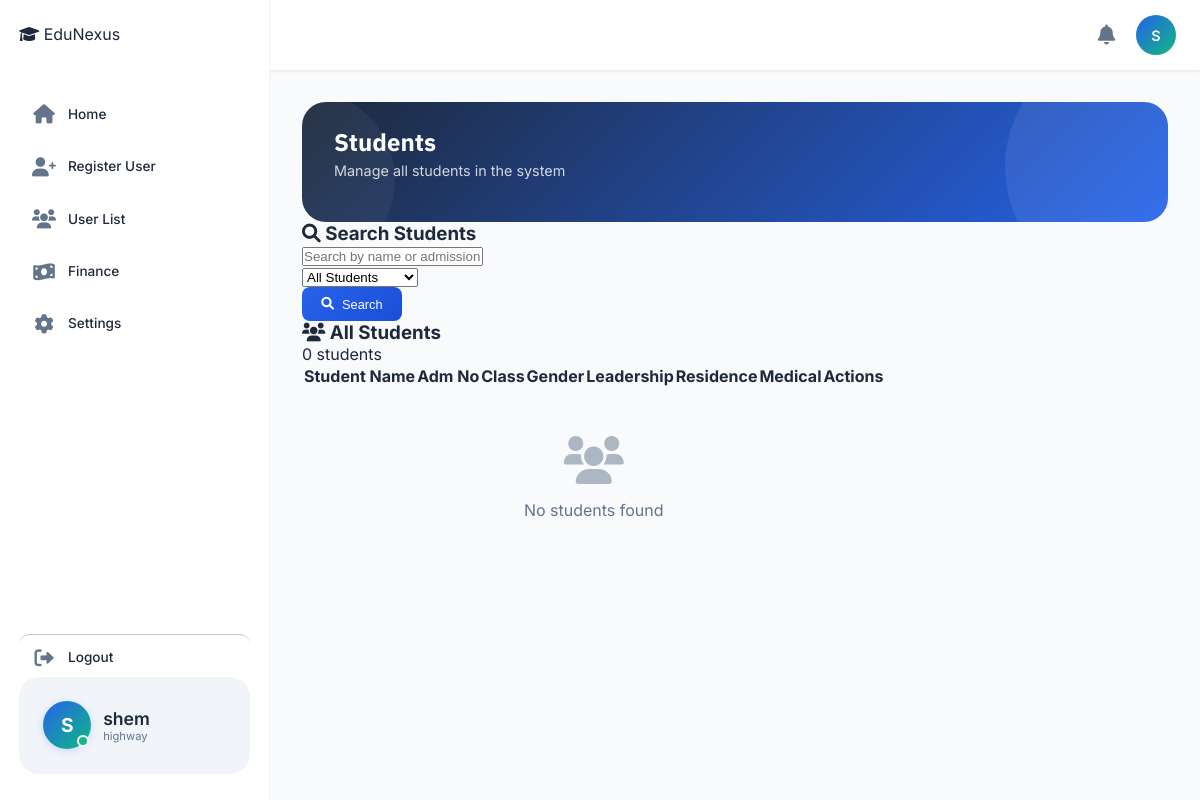
Screenshot of /all/ (signed in) with the database file from the repository.
### accounts/models.py (models this page shows, shortened)
class User(AbstractUser):
    ROLE_CHOICES = (
        ('SUPER_ADMIN', 'super_Admin'),
        ('ADMIN', 'admin'),
        ('HEAD_TEACHER', 'Head Teacher'),
        ('BURSAR','Bursar'),
        ('SECRETARY', 'Secretary'),
        ('TEACHER', 'teacher'),
        ('STUDENT', 'student'),
        ('PARENT', 'parent')
    )
    objects = UserManager()
    login_id = models.CharField(max_length=100, unique=True, null=True, blank=True)
    admin_id = models.CharField(max_length=20, blank=True, null=True)
    role = models.CharField(max_length=20, choices=ROLE_CHOICES, default='STUDENT')
    is_approved = models.BooleanField(default=False)
    school = models.ForeignKey('School', on_delete=models.SET_NULL, null=True, blank=True, related_name='users')
    phone_number = models.CharField(max_length=15, unique=True, null=True, blank=True)
    id_number = models.CharField(max_length=20, blank=True, null=True)
    admission_number = models.CharField(max_length=20, blank=True, null=True)
    tsc_number = models.CharField(max_length=20, blank=True, null=True)
    is_first_login = models.BooleanField(default=True)

class School(models.Model):
    name = models.CharField(max_length=200)
    code = models.CharField(max_length=20, unique=True)
    email = models.EmailField()
    phone = models.CharField(max_length=15)
    address = models.TextField(blank=True, null=True)
    logo = models.ImageField(upload_to='school_logos/', blank=True, null=True)
    is_active = models.BooleanField(default=True)
    created_at = models.DateTimeField(auto_now_add=True)
    created_by = models.ForeignKey('User', on_delete=models.SET_NULL, null=True, blank=True, related_name='created_schools')
    class Meta:
        ordering = ['name']

### students/views.py (the view, shortened to what this page needs)
# urls.py: path('all/', views.student_list_view, name='student_list'),
@login_required
def student_list_view(request):
    user = request.user
    search_query = request.GET.get('search', '')
    leadership_filter = request.GET.get('has_leadership', '')
    if user.role == 'SUPER_ADMIN':
        students = Students.objects.all().select_related('current_class', 'parents')
    elif user.role == 'ADMIN':
        students = Students.objects.filter(school=user.school).select_related('current_class', 'parents')
    elif user.role == 'PARENT':
        students = Students.objects.filter(parents=user).select_related('current_class')
    elif user.role == 'STUDENT':
        messages.info(request, "You can only view your own profile.")
        if hasattr(user, 'student_record_records'):
            return redirect('students_detail', pk=user.student_record_records.id)
        else:
            students = Students.objects.none()
    else:
        students = Students.objects.none()
    if search_query:
        students = students.filter(
            models.Q(first_name__icontains=search_query) |
            models.Q(last_name__icontains=search_query) |
            models.Q(registration_number__icontains=search_query)
        )
    if leadership_filter == 'true':
        students = students.filter(has_leadership=True)
    elif leadership_filter == 'false':
        students = students.filter(has_leadership=False)
    return render(request, 'students/student_list.html', {
        'students': students,
        'search_query': search_query,
        'leadership_filter': leadership_filter,
    })

### finance/models.py (called while the page is built, shortened)
    def can_access_system(self):
        if self.status == 'ACTIVE':
            return True

### students/templates/students/student_list.html (shortened to what this page needs)
{% extends 'base.html' %}
{% load static %}
{% block content %}
<div class="dashboard-header">
    <h1>Students</h1>
    <p>Manage all students in the system</p>
</div>
<div class="modern-card">
    <div class="card-header-modern">
        <h3><i class="fas fa-search"></i> Search Students</h3>
    </div>
    <form method="GET" class="search-form">
        <div class="filter-row">
            <div class="form-group" style="flex: 2;">
                <input type="text" name="search" class="form-control-modern"
                       placeholder="Search by name or admission number..."
                       value="{{ search_query }}">
            </div>
            <div class="form-group" style="flex: 1;">
                <select name="has_leadership" class="form-control-modern">
                    <option value="">All Students</option>
                </select>
            </div>
            <div class="form-group">
                <button type="submit" class="btn-primary">
                    <i class="fas fa-search"></i> Search
                </button>
            </div>
        </div>
    </form>
</div>
<div class="modern-card">
    <div class="card-header-modern">
        <h3><i class="fas fa-users"></i> All Students</h3>
        <span class="student-count">{{ students|length }} student{{ students|length|pluralize }}</span>
    </div>
    <div class="table-responsive">
        <table class="data-table-modern">
            <thead>
                <tr>
                    <th>Student Name</th>
                    <th>Adm No</th>
                    <th>Class</th>
                    <th>Gender</th>
                    <th>Leadership</th>
                    <th>Residence</th>
                    <th>Medical</th>
                    <th>Actions</th>
                </tr>
            </thead>
            <tbody>
                {% for student in students %}
                <tr>
                    <td>
                        <a href="{% url 'students_detail' student.id %}" class="student-link">
                            {{ student.first_name }} {{ student.last_name }}
                        </a>
                    </td>
                    <td>{{ student.registration_number }}</td>
                    <td>{{ student.current_class|default:"Not Assigned" }}</td>
                    <td>
                        {% if student.gender == 'MALE' %}
                            <span class="gender-male"><i class="fas fa-mars"></i> Male</span>
                        {% elif student.gender == 'FEMALE' %}
                            <span class="gender-female"><i class="fas fa-venus"></i> Female</span>
                        {% else %}
                            <span class="gender-not-set">—</span>
                        {% endif %}
                    </td>
                    <td>
                        {% if student.has_leadership %}
                            <span class="leadership-yes"><i class="fas fa-star"></i> Yes</span>
                        {% else %}
                            <span class="leadership-no">No</span>
                        {% endif %}
                    </td>
                    <td>
                        {% if student.address %}
                            {{ student.address|truncatechars:20 }}
                        {% else %}
                            <span class="text-muted">—</span>
                        {% endif %}
                    </td>
                    <td>
                        {% if student.medical_condition %}
                            <span class="medical-yes" title="{{ student.medical_condition }}">
                                <i class="fas fa-notes-medical"></i> Yes
                            </span>
                        {% else %}
                            <span class="text-muted">—</span>
                        {% endif %}
                    </td>
                    <td>
                        {% if request.user.role == 'SUPER_ADMIN' %}
                        <button class="btn-delete" onclick="confirmDelete({{ student.id }})">
                            <i class="fas fa-trash"></i> Delete
                        </button>
                        {% endif %}
                    </td>
                </tr>
                {% empty %}
                <tr>
                    <td colspan="8" class="empty-state">
                        <i class="fas fa-users"></i>
                        <p>No students found</p>
                    </td>
                </tr>
                {% endfor %}
            </tbody>
        </table>
    </div>
</div>
{% endblock %}

### templates/base.html (shortened to what this page needs)
{% load static %}
{% load pwa %}
<!DOCTYPE html>
<html lang="en">
<head>
    <link rel="stylesheet" href="{% static 'css/style.css' %}">
    <link rel="stylesheet" href="https://cdnjs.cloudflare.com/ajax/libs/font-awesome/6.0.0-beta3/css/all.min.css">
</head>
<body>
    <nav class="top-nav">
        <div class="nav-left">
            <div class="logo-small">
            </div>
        </div>
        <div class="nav-right">
            <div class="notification-badge" id="notificationBell">
                <i class="fas fa-bell"></i>
            </div>
            <div class="profile-icon" id="profileIconBtn">
                <a href="{% url 'profile' %}" class="profile-icon" id="profileIconBtn" style="text-decoration: none;">
                <div class="avatar-circle">
                    {{ request.user.first_name|first|default:request.user.username|first|upper }}
                </div>
            </a>
            </div>
        </div>
    </nav>
<aside class="sidebar" id="sidebar">
    <div class="sidebar-header">
        <div class="logo">
            <i class="fas fa-graduation-cap"></i>
            <span>EduNexus</span>
        </div>
    </div>
    <nav class="sidebar-nav">
        <ul class="sidebar-menu">
            <li class="menu-item {% if request.resolver_match.url_name == 'dashboard' %}active{% endif %}"
                data-url="{% url 'dashboard' %}">
                <i class="fas fa-home"></i>
                <span>Home</span>
            </li>
            {% if request.user.role == 'ADMIN' %}
                <li class="menu-item" data-url="{% url 'register_page' %}">
                    <i class="fas fa-user-plus"></i>
                    <span>Register User</span>
                </li>
                <li class="menu-item" data-url="{% url 'user_list' %}">
                    <i class="fas fa-users"></i>
                    <span>User List</span>
                </li>
                <li class="menu-item" data-url="{% url 'payement_detail' %}">
                    <i class="fas fa-money-bill-wave"></i>
                    <span>Finance</span>
                </li>
            {% endif %}
            <li class="menu-item" data-url="{% url 'profile' %}">
                <i class="fas fa-cog"></i>
                <span>Settings</span>
            </li>
            <li class="menu-item" id="logoutBtn">
                <i class="fas fa-sign-out-alt"></i>
                <span>Logout</span>
            </li>
        </ul>
    </nav>
    <div class="sidebar-user">
        <div class="sidebar-avatar">
            <div class="avatar-large">
                {{ request.user.first_name|first|default:request.user.username|first|upper }}
            </div>
            <span class="online-dot"></span>
        </div>
        <div class="sidebar-user-info">
            <div class="user-name">{{ request.user.first_name|default:request.user.username }}</div>
            <div class="user-email">
                {% if request.user.role == 'SUPER_ADMIN' %}
                    Super Admin
                {% elif request.user.school %}
                    {{ request.user.school.name }}
                {% else %}
                    {{ request.user.get_role_display }}
                {% endif %}
            </div>
        </div>
    </div>
</aside>
    <main class="main-content">
        {% block content %}
        {% endblock %}
    </main>
</body>
</html>

### rows the page displays
User: user.first_name|first "S", user.first_name "shem", user.school.name "highway"

### other values shown
{{ students|length }} "0"
